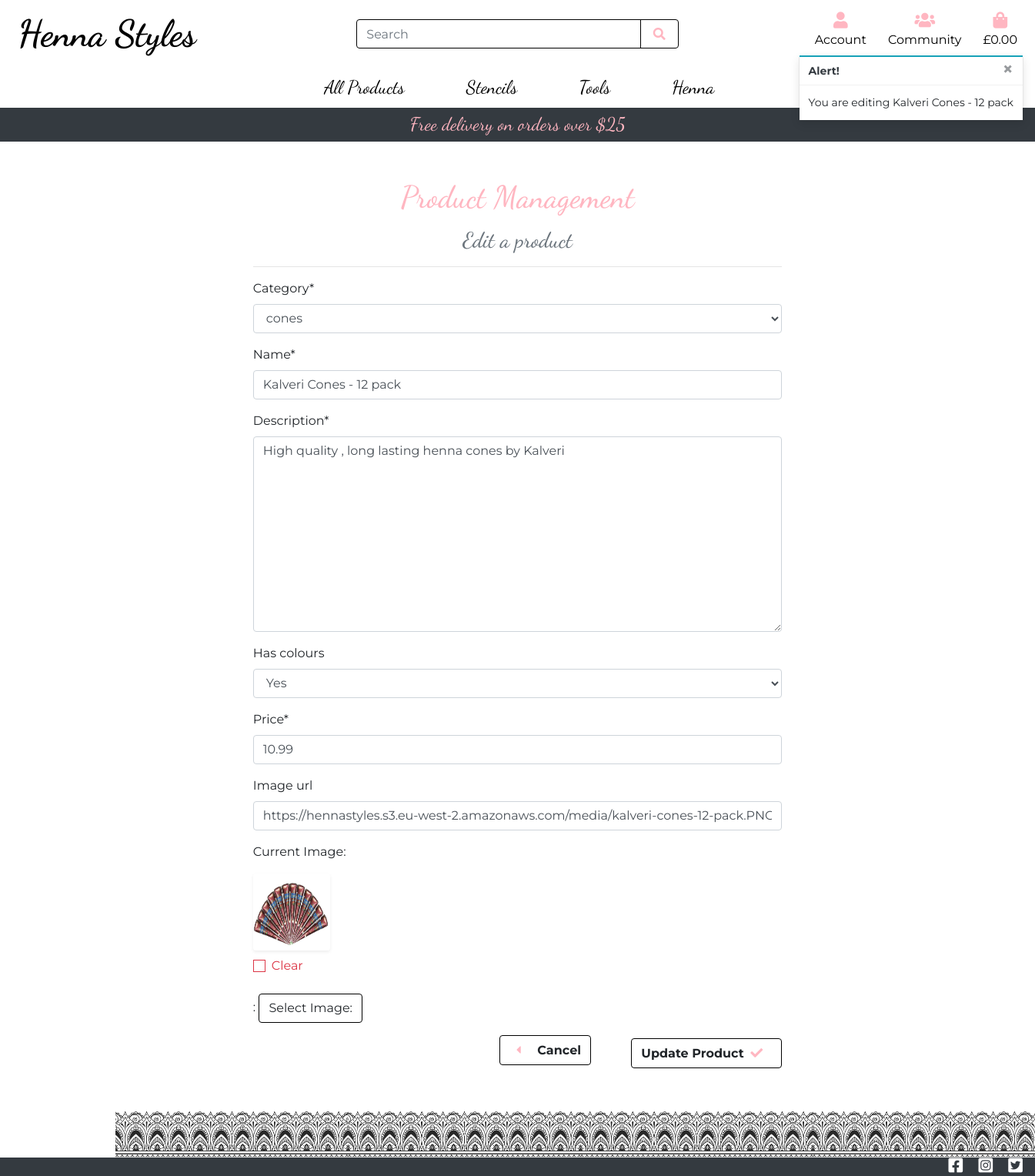
Page /products/edit/1/ (signed in) on the committed database.
### products/models.py (models this page shows, shortened)
class Product(models.Model):
    category = models.ForeignKey('Category', null=True,
                                 on_delete=models.SET_NULL)
    name = models.CharField(max_length=254)
    description = models.TextField()
    has_colours = models.BooleanField(default=False, null=True, blank=True)
    price = models.DecimalField(max_digits=6, decimal_places=2)
    image_url = models.URLField(max_length=1024, null=True, blank=True)
    image = models.ImageField(null=True, blank=True)

### products/views.py (the view)
# urls.py: path('edit/<int:product_id>/', views.edit_product, name="edit_product"),
@login_required
def edit_product(request, product_id):
    if not request.user.is_superuser:
        messages.error(request, 'Sorry, only store owners can edit products.')
        return redirect(reverse('home'))
    product = get_object_or_404(Product, pk=product_id)
    if request.method == 'POST':
        form = ProductForm(request.POST, request.FILES, instance=product)
        if form.is_valid():
            form.save()
            messages.success(request, "Product updated!")
            return redirect(reverse('product_detail', args=[product.id]))
        else:
            messages.error(request, 'Product update failed. Please check \
                form is valid.')
    else:
        form = ProductForm(instance=product)
        messages.info(request, f'You are editing {product.name}')
    template = 'products/edit_product.html'
    context = {
        'form': form,
        'product': product,
    }
    return render(request, template, context)

### products/forms.py
class ProductForm(forms.ModelForm):
    class Meta:
        model = Product
        fields = '__all__'
    image = forms.ImageField(
        label='Image', required=False, widget=CustomClearableFileInput)
    def __init__(self, *args, **kwargs):
        super().__init__(*args, **kwargs)
        categories = Category.objects.all()
        friendly_names = [(c.id, c.get_friendly_name()) for c in categories]
        self.fields['category'].choices = friendly_names

### bag/contexts.py (called while the page is built, shortened)
def bag_contents(request):
    bag_items = []
    total = 0
    product_count = 0
    bag = request.session.get('bag', {})
    if total < settings.FREE_DELIVERY_THRESHOLD:
        delivery = total * Decimal(settings.STANDARD_DELIVERY_PERCENTAGE)
        free_delivery_delta = settings.FREE_DELIVERY_THRESHOLD - total
    else:
        delivery = 0
        free_delivery_delta = 0
    grand_total = delivery + total
    contexts = {
        'bag_items': bag_items,
        'total': total,
        'product_count': product_count,
        'delivery': delivery,
        'free_delivery_delta': free_delivery_delta,
        'free_delivery_threshold': settings.FREE_DELIVERY_THRESHOLD,
        'grand_total': grand_total,
    }
    return contexts

### products/models.py (called while the page is built)
    def get_friendly_name(self):
        return self.friendly_name

### products/templates/products/edit_product.html (shortened to what this page needs)
{% extends "base.html" %}
{% load static %}
{% block content %}
<div class="container">
    <div class="row">
        <div class="col-12 col-md-10 offset-md-1 col-lg-8 offset-lg-2">
            <h1 class="logo-font pink text-center mt-5 mb-3">Product Management</h1>
            <h3 class="logo-font text-center text-muted"> Edit a product</h3>
            <hr>
        </div>
    </div>
    <div class="row">
        <div class="col-12 col-md-10 offset-md-1 col-lg-8 offset-lg-2">
            <form method="POST" action="{% url 'edit_product' product.id %}" class="form mb-2" enctype="multipart/form-data">
                {% for field in form %}
                    {% if field.name != 'image' %}
                        {{ field | as_crispy_field }}
                    {% else %}
                        {{ field }}
                    {% endif %}
                {% endfor %}
                <div class="text-right mb-5">
                    <a class="btn border-black pink-button font-weight-bold mr-5 mb-2" href="{% url 'products' %}">
                        <span class="icon mr-2"><i class="fas fa-caret-left pink"></i></span>
                        <span>Cancel</span></a>
                    <button class="btn border-black pink-button font-weight-bold" type="submit">
                        <span>Update Product</span>
                        <span class="icon mr-2"><i class="fas fa-check pink"></i></span>
                    </button>
                </div>
            </form>
        </div>
    </div>
    <div class="row">
        <div class="col-12">
            <div class="pattern-border border-bottom"></div>
        </div>
    </div>
</div>
{% endblock %}

### static/css/base.css (style rules this page uses)
html { height:100%; }
body { height:100%; overflow-x:hidden; font-family: 'Montserrat', sans-serif; }
.logo-font { font-family:'Dancing Script', cursive; }
.border-bottom { background: url('/media/border-bottom.jpg'); background-repeat:repeat-x; position:sticky; bottom:2rem; }
.pattern-border { background-size:contain; filter: grayscale(100%); min-width:100vw; min-height:8vh; }
.icon { align-items: center; display: inline-flex; justify-content: center; height: 1.5rem; width: 1.5rem; color:#ffb6c1; }
.border-black { border: 1px solid black !important; }
.pink { color:#ffb6c1; }
@media screen and (min-width: 1200px) { .container { max-width: 80%; } }

### rows in the picture
Product: category "cones" "Kalveri Cones - 12 pack" "High quality , long lasting henna cones by Kalveri" "Yes" "10.99" "https://hennastyles.s3.eu-west-2.amazonaws.com/media/kalveri-cones-12-pack.PNG"

### other values in the picture
{{ free_delivery_threshold }} "25"
{{ message }} "You are editing Kalveri Cones - 12 pack"
{{ widget.initial_text }} "Current Image"
{{ widget.clear_checkbox_label }} "Clear"
